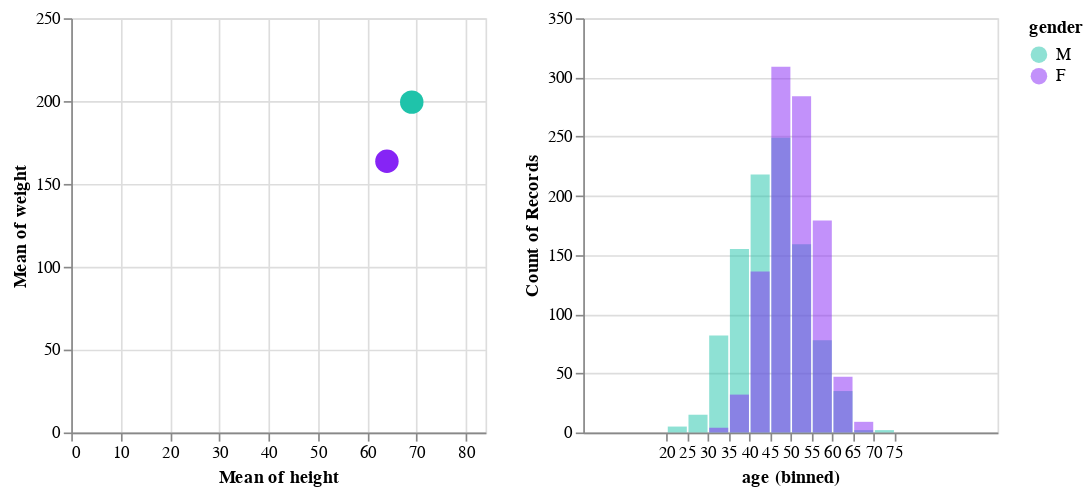

Here is the notebook cell this chart was saved with:
### Code cell
import altair as alt
import pandas as pd
import numpy as np

# generate fake data
source = pd.DataFrame({'gender': ['M']*1000 + ['F']*1000,
                      'height':np.concatenate((np.random.normal(69, 7, 1000),
                                              np.random.normal(64, 6, 1000))),
                      'weight': np.concatenate((np.random.normal(195.8, 144, 1000),
                                               np.random.normal(167, 100, 1000))),
                      'age': np.concatenate((np.random.normal(45, 8, 1000),
                                            np.random.normal(51, 6, 1000)))
                      })

selector = alt.selection_single(empty='all', fields=['gender'])

color_scale = alt.Scale(domain=['M', 'F'],
                       range=['#1FC3AA', '#8624F5'])

base = alt.Chart(source).properties(
    width=250,
    height=250
).add_selection(selector)

points = base.mark_point(filled=True, size=200).encode(
    x=alt.X('mean(height):Q',
           scale=alt.Scale(domain=[0,84])),
    y=alt.Y('mean(weight):Q',
           scale=alt.Scale(domain=[0,250])),
    color=alt.condition(selector,
                       'gender:N',
                        alt.value('lightgray'),
                       scale=color_scale),
)

hists = base.mark_bar(opacity=0.5, thickness=100).encode(
    x=alt.X('age',
           bin=alt.Bin(step=5), # step keeps bin size the same
           scale=alt.Scale(domain=[0,100])),
    y=alt.Y('count()',
           stack=None,
            scale=alt.Scale(domain=[0,350])),
    color=alt.Color('gender:N',
                   scale=color_scale)
).transform_filter(
    selector
)

points | hists

### Figure 1 — Vega-Lite specification as saved in the notebook (floating-point values rounded to 4 significant figures; data arrays with more than 128 entries replaced by an {"elided": "..."} marker saying what was removed)
{"config": {"view": {"continuousWidth": 400, "continuousHeight": 300}}, "hconcat": [{"mark": {"type": "point", "filled": true, "size": 200}, "encoding": {"color": {"condition": {"type": "nominal", "field": "gender", "scale": {"domain": ["M", "F"], "range": ["#1FC3AA", "#8624F5"]}, "selection": "selector001"}, "value": "lightgray"}, "x": {"type": "quantitative", "aggregate": "mean", "field": "height", "scale": {"domain": [0, 84]}}, "y": {"type": "quantitative", "aggregate": "mean", "field": "weight", "scale": {"domain": [0, 250]}}}, "height": 250, "selection": {"selector001": {"type": "single", "empty": "all", "fields": ["gender"]}}, "width": 250}, {"mark": {"type": "bar", "opacity": 0.5, "thickness": 100}, "encoding": {"color": {"type": "nominal", "field": "gender", "scale": {"domain": ["M", "F"], "range": ["#1FC3AA", "#8624F5"]}}, "x": {"type": "quantitative", "bin": {"step": 5}, "field": "age", "scale": {"domain": [0, 100]}}, "y": {"type": "quantitative", "aggregate": "count", "scale": {"domain": [0, 350]}, "stack": null}}, "height": 250, "selection": {"selector001": {"type": "single", "empty": "all", "fields": ["gender"]}}, "transform": [{"filter": {"selection": "selector001"}}], "width": 250}], "data": {"name": "data-59ce3d64231239c9fb6bdf876b654cdc"}, "$schema": "https://vega.github.io/schema/vega-lite/v4.8.1.json", "datasets": {"data-59ce3d64231239c9fb6bdf876b654cdc": {"elided": "2000 records"}}}
